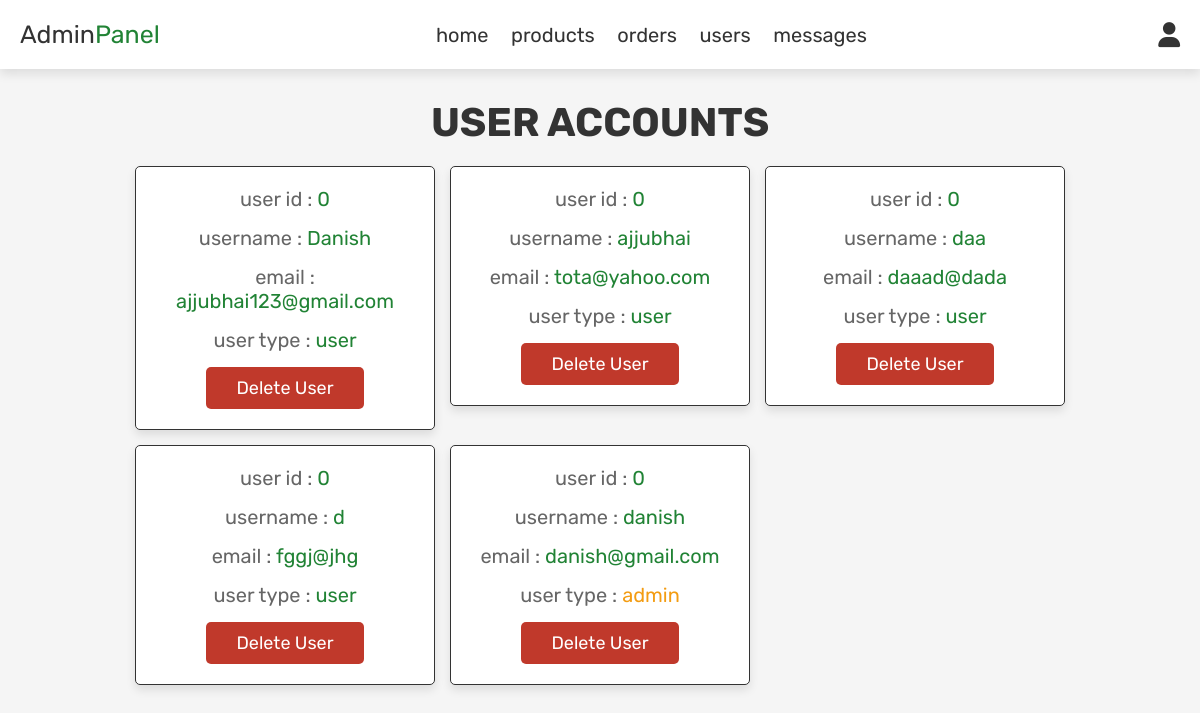
The page /admin_users.php (signed in) on the database its author committed.
### tables this page shows
CREATE TABLE `users` (
  `id` int(50) NOT NULL,
  `name` varchar(100) NOT NULL,
  `email` varchar(80) NOT NULL,
  `password` varchar(50) NOT NULL,
  `user_type` varchar(20) NOT NULL DEFAULT 'users'
);

### admin_users.php (the view, shortened to what this page needs)
<!DOCTYPE html>
<html lang="en">
<head>
   <link rel="stylesheet" href="https://cdnjs.cloudflare.com/ajax/libs/font-awesome/6.0.0/css/all.min.css">
   <link rel="stylesheet" href="admin_style.css">
</head>
<body>
<?php include 'admin_header.php'; ?>
<section class="users">
   <h1 class="title"> user accounts </h1>
   <div class="box-container">
      <?php
         $select_users = mysqli_query($conn, "SELECT * FROM `users`") or die('query failed');
         while($fetch_users = mysqli_fetch_assoc($select_users)){
      ?>
      <div class="box">
         <p> user id : <span><?php echo $fetch_users['id']; ?></span> </p>
         <p> username : <span><?php echo $fetch_users['name']; ?></span> </p>
         <p> email : <span><?php echo $fetch_users['email']; ?></span> </p>
         <p> user type : <span style="color:<?php if($fetch_users['user_type'] == 'admin'){ echo 'var(--orange)'; } ?>"><?php echo $fetch_users['user_type']; ?></span> </p>
         <a href="admin_users.php?delete=<?php echo $fetch_users['id']; ?>" onclick="return confirm('delete this user?');" class="delete-btn">delete user</a>
      </div>
      <?php
         };
      ?>
   </div>
</section>
</body>
</html>

### admin_header.php (shortened to what this page needs)
<header class="header">
   <div class="flex">
      <a href="admin_page.php" class="logo">Admin<span>Panel</span></a>
      <nav class="navbar">
         <a href="admin_page.php">home</a>
         <a href="admin_products.php">products</a>
         <a href="admin_orders.php">orders</a>
         <a href="admin_users.php">users</a>
         <a href="admin_contacts.php">messages</a>
      </nav>
      <div class="icons">
         <div id="user-btn" class="fas fa-user"></div>
      </div>
   </div>
</header>

### admin_style.css (style rules this page uses)
:root { --purple:#218335; --red:#c0392b; --orange:#f39c12; --black:#333; --white:#fff; --light-color:#666; --light-white:#ccc; --light-bg:#f5f5f5; --border:.1rem solid var(--black); --box-shadow:0 .5rem 1rem rgba(0,0,0,.1); }
* { font-family: 'Rubik', sans-serif; margin:0; padding:0; box-sizing: border-box; outline: none; border:none; text-decoration: none; transition:all .2s linear; }
html { font-size: 62.5%; overflow-x: hidden; }
body { background-color: var(--light-bg); }
section { padding:3rem 2rem; }
.title { text-align: center; margin-bottom: 2rem; text-transform: uppercase; color:var(--black); font-size: 4rem; }
.btn, .option-btn, .delete-btn, .white-btn { display: inline-block; margin-top: 1rem; padding:1rem 3rem; cursor: pointer; color:var(--white); font-size: 1.8rem; border-radius: .5rem; text-transform: capitalize; }
.delete-btn { background-color: var(--red); }
.header { position: sticky; top:0; left:0; right:0; z-index: 1000; background-color: var(--white); box-shadow: var(--box-shadow); }
.header .flex { display: flex; align-items: center; padding:2rem; justify-content: space-between; position: relative; max-width: 1200px; margin:0 auto; }
.header .flex .logo { font-size: 2.5rem; color:var(--black); }
.header .flex .logo span { color:var(--purple); }
.header .flex .navbar a { margin:0 1rem; font-size: 2rem; color:var(--black); }
.header .flex .icons div { margin-left: 1.5rem; font-size: 2.5rem; cursor: pointer; color:var(--black); }
.users .box-container { display: grid; grid-template-columns: repeat(auto-fit, 30rem); justify-content: center; gap:1.5rem; max-width: 1200px; margin:0 auto; align-items: flex-start; }
.users .box-container .box { background-color: var(--white); padding:2rem; border:var(--border); box-shadow: var(--box-shadow); border-radius: .5rem; text-align: center; }
.users .box-container .box p { padding-bottom: 1.5rem; font-size: 2rem; color:var(--light-color); }
.users .box-container .box p span { color:var(--purple); }
.users .box-container .box .delete-btn { margin-top: 0; }

### rows shown on the page
users: id "0", name "Danish", email "ajjubhai123@gmail.com", user_type "user"
users: id "0", name "ajjubhai", email "tota@yahoo.com", user_type "user"
users: id "0", name "daa", email "daaad@dada", user_type "user"
users: id "0", name "d", email "fggj@jhg", user_type "user"
users: id "0", name "danish", email "danish@gmail.com", user_type "admin"
